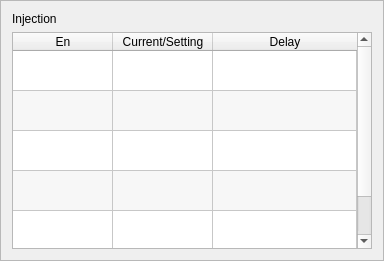
<?xml version="1.0" encoding="UTF-8"?>
<ui version="4.0">
 <class>ICHCInjectionPage</class>
 <widget class="QFrame" name="ICHCInjectionPage">
  <property name="geometry">
   <rect>
    <x>0</x>
    <y>0</y>
    <width>384</width>
    <height>261</height>
   </rect>
  </property>
  <property name="windowTitle">
   <string>Frame</string>
  </property>
  <property name="styleSheet">
   <string notr="true">::item{
height: 33px;
}

::item::QCheckBox{
	spacing: 24px;
}

::indicator {
     width: 32px;
     height: 32px;
 }

::indicator:unchecked 
{
     image: url(:/resource/check_unchecked.png);
 }
::indicator:checked 
{
     image: url(:/resource/check_checked.png);
 }

QRadioButton::indicator:checked:disabled
{
 image: url(:/resource/check_checked_disable.png);
}

QRadioButton::indicator:unchecked:disabled
{
 image: url(:/resource/check_unchecked_disable.png);
}



</string>
  </property>
  <property name="frameShape">
   <enum>QFrame::StyledPanel</enum>
  </property>
  <property name="frameShadow">
   <enum>QFrame::Raised</enum>
  </property>
  <layout class="QVBoxLayout" name="verticalLayout">
   <item>
    <widget class="QLabel" name="label">
     <property name="text">
      <string>Injection</string>
     </property>
    </widget>
   </item>
   <item>
    <widget class="ICTableWidget" name="tableWidget">
     <property name="styleSheet">
      <string notr="true">::indicator {
     width: 32px;
     height: 32px;
 }

::indicator:unchecked 
{
     image: url(:/resource/check_unchecked.png);
 }
::indicator:checked 
{
     image: url(:/resource/check_checked.png);
 }


</string>
     </property>
     <property name="showDropIndicator" stdset="0">
      <bool>false</bool>
     </property>
     <property name="alternatingRowColors">
      <bool>true</bool>
     </property>
     <property name="selectionMode">
      <enum>QAbstractItemView::NoSelection</enum>
     </property>
     <property name="selectionBehavior">
      <enum>QAbstractItemView::SelectRows</enum>
     </property>
     <property name="showGrid">
      <bool>true</bool>
     </property>
     <property name="gridStyle">
      <enum>Qt::SolidLine</enum>
     </property>
     <property name="cornerButtonEnabled">
      <bool>false</bool>
     </property>
     <attribute name="horizontalHeaderMinimumSectionSize">
      <number>64</number>
     </attribute>
     <attribute name="horizontalHeaderStretchLastSection">
      <bool>true</bool>
     </attribute>
     <attribute name="verticalHeaderVisible">
      <bool>false</bool>
     </attribute>
     <attribute name="verticalHeaderDefaultSectionSize">
      <number>40</number>
     </attribute>
     <attribute name="verticalHeaderMinimumSectionSize">
      <number>40</number>
     </attribute>
     <attribute name="verticalHeaderStretchLastSection">
      <bool>false</bool>
     </attribute>
     <row>
      <property name="text">
       <string>Close Mold Permit</string>
      </property>
     </row>
     <row>
      <property name="text">
       <string>Ejection Permit</string>
      </property>
     </row>
     <row>
      <property name="text">
       <string>Core1 Permit</string>
      </property>
     </row>
     <row>
      <property name="text">
       <string>Core2 Permit</string>
      </property>
     </row>
     <row>
      <property name="text">
       <string>Ejection BW Permit</string>
      </property>
     </row>
     <column>
      <property name="text">
       <string>En</string>
      </property>
     </column>
     <column>
      <property name="text">
       <string>Current/Setting</string>
      </property>
     </column>
     <column>
      <property name="text">
       <string>Delay</string>
      </property>
     </column>
     <item row="0" column="0">
      <property name="text">
       <string/>
      </property>
      <property name="checkState">
       <enum>Unchecked</enum>
      </property>
     </item>
     <item row="0" column="1">
      <property name="text">
       <string/>
      </property>
     </item>
     <item row="1" column="0">
      <property name="text">
       <string/>
      </property>
      <property name="checkState">
       <enum>Unchecked</enum>
      </property>
     </item>
     <item row="1" column="1">
      <property name="text">
       <string/>
      </property>
     </item>
     <item row="2" column="0">
      <property name="text">
       <string/>
      </property>
      <property name="checkState">
       <enum>Unchecked</enum>
      </property>
      <property name="flags">
       <set>ItemIsSelectable|ItemIsUserCheckable|ItemIsEnabled</set>
      </property>
     </item>
     <item row="2" column="1">
      <property name="text">
       <string/>
      </property>
     </item>
     <item row="3" column="0">
      <property name="text">
       <string/>
      </property>
      <property name="checkState">
       <enum>Unchecked</enum>
      </property>
     </item>
     <item row="3" column="1">
      <property name="text">
       <string/>
      </property>
     </item>
     <item row="4" column="0">
      <property name="text">
       <string/>
      </property>
      <property name="checkState">
       <enum>Unchecked</enum>
      </property>
     </item>
    </widget>
   </item>
  </layout>
 </widget>
 <customwidgets>
  <customwidget>
   <class>ICTableWidget</class>
   <extends>QTableWidget</extends>
   <header>ictablewidget.h</header>
  </customwidget>
 </customwidgets>
 <resources/>
 <connections/>
</ui>
